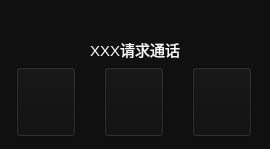
<?xml version="1.0" encoding="UTF-8"?>
<ui version="4.0">
 <class>VoiceDialogWnd</class>
 <widget class="QWidget" name="VoiceDialogWnd">
  <property name="geometry">
   <rect>
    <x>0</x>
    <y>0</y>
    <width>270</width>
    <height>149</height>
   </rect>
  </property>
  <property name="windowTitle">
   <string>Form</string>
  </property>
  <property name="styleSheet">
   <string notr="true">background-color: rgb(16, 16, 16);
</string>
  </property>
  <layout class="QVBoxLayout" name="verticalLayout">
   <property name="spacing">
    <number>0</number>
   </property>
   <property name="leftMargin">
    <number>0</number>
   </property>
   <property name="topMargin">
    <number>0</number>
   </property>
   <property name="rightMargin">
    <number>0</number>
   </property>
   <property name="bottomMargin">
    <number>0</number>
   </property>
   <item>
    <layout class="QHBoxLayout" name="horizontalLayout">
     <property name="spacing">
      <number>0</number>
     </property>
     <item>
      <spacer name="horizontalSpacer">
       <property name="orientation">
        <enum>Qt::Horizontal</enum>
       </property>
       <property name="sizeHint" stdset="0">
        <size>
         <width>40</width>
         <height>20</height>
        </size>
       </property>
      </spacer>
     </item>
     <item>
      <widget class="QPushButton" name="closeBtn_2">
       <property name="minimumSize">
        <size>
         <width>32</width>
         <height>32</height>
        </size>
       </property>
       <property name="maximumSize">
        <size>
         <width>32</width>
         <height>32</height>
        </size>
       </property>
       <property name="styleSheet">
        <string notr="true">QPushButton
{
	background:url(:/res/res/CloseWndM1.png);
	background-color:transparent;
	border: none;
}
QPushButton:hover
{
	background:url(:/res/res/CloseWndM2.png);
	background-color:transparent;
}
QPushButton:pressed
{
	background:url(:/res/res/CloseWndM3.png);
	background-color:transparent;
}

</string>
       </property>
       <property name="text">
        <string/>
       </property>
      </widget>
     </item>
    </layout>
   </item>
   <item>
    <spacer name="verticalSpacer">
     <property name="orientation">
      <enum>Qt::Vertical</enum>
     </property>
     <property name="sizeHint" stdset="0">
      <size>
       <width>20</width>
       <height>40</height>
      </size>
     </property>
    </spacer>
   </item>
   <item>
    <widget class="QLabel" name="label">
     <property name="minimumSize">
      <size>
       <width>0</width>
       <height>32</height>
      </size>
     </property>
     <property name="maximumSize">
      <size>
       <width>16777215</width>
       <height>32</height>
      </size>
     </property>
     <property name="font">
      <font>
       <family>Arial</family>
       <pointsize>11</pointsize>
      </font>
     </property>
     <property name="styleSheet">
      <string notr="true">color: rgb(250, 250, 250);
border-radius: 15px;</string>
     </property>
     <property name="text">
      <string>XXX请求通话</string>
     </property>
     <property name="alignment">
      <set>Qt::AlignCenter</set>
     </property>
    </widget>
   </item>
   <item>
    <spacer name="verticalSpacer_2">
     <property name="orientation">
      <enum>Qt::Vertical</enum>
     </property>
     <property name="sizeHint" stdset="0">
      <size>
       <width>20</width>
       <height>40</height>
      </size>
     </property>
    </spacer>
   </item>
   <item>
    <layout class="QHBoxLayout" name="horizontalLayout_2">
     <property name="spacing">
      <number>24</number>
     </property>
     <property name="leftMargin">
      <number>12</number>
     </property>
     <property name="rightMargin">
      <number>12</number>
     </property>
     <property name="bottomMargin">
      <number>12</number>
     </property>
     <item>
      <widget class="QPushButton" name="agreeBtn">
       <property name="minimumSize">
        <size>
         <width>60</width>
         <height>70</height>
        </size>
       </property>
       <property name="maximumSize">
        <size>
         <width>60</width>
         <height>70</height>
        </size>
       </property>
       <property name="styleSheet">
        <string notr="true">border-image: url(:/res/res/AgreeBtn.png);</string>
       </property>
       <property name="text">
        <string/>
       </property>
      </widget>
     </item>
     <item>
      <widget class="QPushButton" name="disAgreeBtn">
       <property name="minimumSize">
        <size>
         <width>60</width>
         <height>70</height>
        </size>
       </property>
       <property name="maximumSize">
        <size>
         <width>60</width>
         <height>70</height>
        </size>
       </property>
       <property name="styleSheet">
        <string notr="true">border-image: url(:/res/res/DisAgreeBtn.png);</string>
       </property>
       <property name="text">
        <string/>
       </property>
      </widget>
     </item>
     <item>
      <widget class="QPushButton" name="closeBtn">
       <property name="minimumSize">
        <size>
         <width>60</width>
         <height>70</height>
        </size>
       </property>
       <property name="maximumSize">
        <size>
         <width>60</width>
         <height>70</height>
        </size>
       </property>
       <property name="styleSheet">
        <string notr="true">border-image: url(:/res/res/HangUpBtn.png);</string>
       </property>
       <property name="text">
        <string/>
       </property>
      </widget>
     </item>
    </layout>
   </item>
  </layout>
 </widget>
 <resources/>
 <connections/>
</ui>
